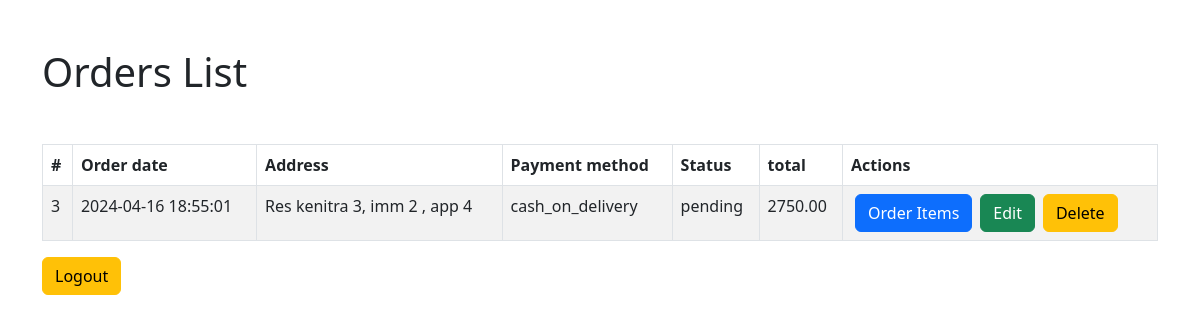
Page /admin/orders/index.php (signed in) on the earlier database version.
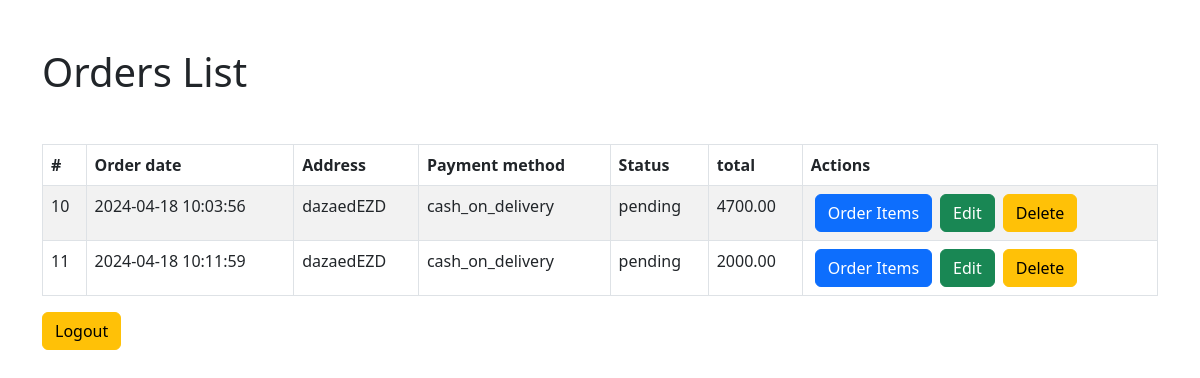
Same page on the later database version.
### tables this page shows
CREATE TABLE `orders` (
  `id` int(11) NOT NULL,
  `user_id` int(11) NOT NULL,
  `address` text DEFAULT NULL,
  `payment_method` enum('credit_card','cash_on_delivery') NOT NULL,
  `status` enum('pending','processing','shipped','completed','cancelled') DEFAULT 'pending',
  `created_at` datetime NOT NULL DEFAULT current_timestamp(),
  `total` decimal(10,2) NOT NULL
);

### admin/orders/index.php (the view, shortened to what this page needs)
<!DOCTYPE html>
<html lang="en">
<head>
    <link href="https://cdn.jsdelivr.net/npm/bootstrap@5.2.3/dist/css/bootstrap.min.css" rel="stylesheet">
</head>
<body>
<div class="container">
        <header class="d-flex justify-content-between my-4">
            <h1 class="text-center my-4">Orders List</h1>
        </header>
        <table class="table table-bordered table-striped">
            <thead>
                <tr>
                    <th>#</th>
                    <th>Order date</th>
                    <th>Address</th>
                    <th>Payment method</th>
                    <th>Status</th>
                    <th>total</th>
                    <th>Actions</th>
                </tr>
            </thead>
            <tbody>
               <?php
        require_once "../../includes/db_connect.php";
        $sql = "SELECT * FROM orders";
                    $result = mysqli_query($conn, $sql);
                    if(mysqli_num_rows($result) > 0){
                        while($row = mysqli_fetch_assoc($result)){
                            echo "<tr>";
                            echo "<td>".$row['id']."</td>";
                            echo "<td>".$row['created_at']."</td>";
                            echo "<td>".$row['address']."</td>";
                            echo "<td>".$row['payment_method']."</td>";
                            echo "<td>".$row['status']."</td>";
                            echo "<td>".$row['total']."</td>";
                            echo "<td>";
                            echo "<a href='view.php?id=".$row['id']."' class='btn btn-primary mx-1'>Order Items</a>";
                            echo "<a href='edit.php?id=".$row['id']."' class='btn btn-success mx-1'>Edit</a>";
                            echo "<a href='delete.php?id=".$row['id']."' class='btn btn-warning mx-1'>Delete</a>";
                            echo "</td>";
                            echo "</tr>";
                        }
                    }else{
                        echo "<tr><td colspan='6'>No Orders were found</td></tr>";
                    }
                ?>
            </tbody>
        </table>
        <a href="../logout.php" class="btn btn-warning ">Logout</a>
</div>
</body>
</html>

Differences in the rows shown:
removed orders: id "3", created_at "2024-04-16 18:55:01", address "Res kenitra 3, imm 2 , app 4", payment_method "cash_on_delivery", status "pending", total "2750.00"
added orders: id "10", created_at "2024-04-18 10:03:56", address "dazaedEZD", payment_method "cash_on_delivery", status "pending", total "4700.00"
added orders: id "11", created_at "2024-04-18 10:11:59", address "dazaedEZD", payment_method "cash_on_delivery", status "pending", total "2000.00"
